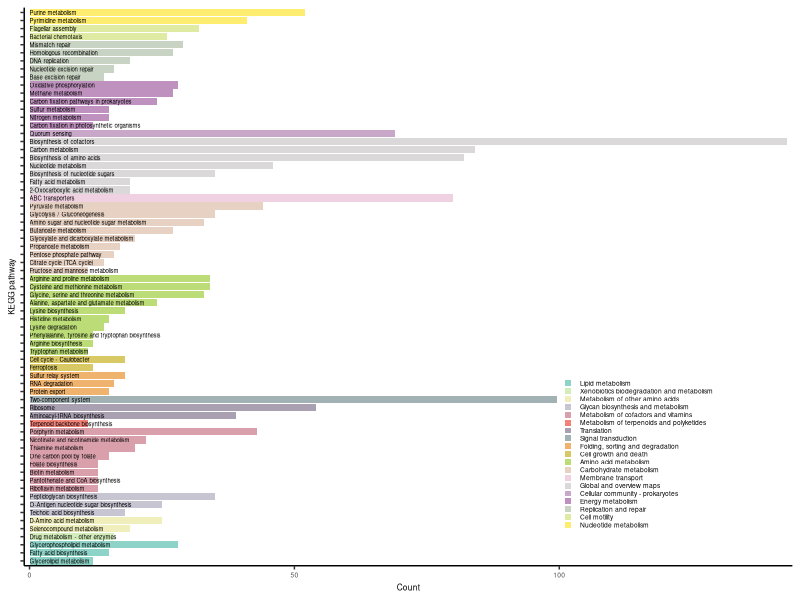
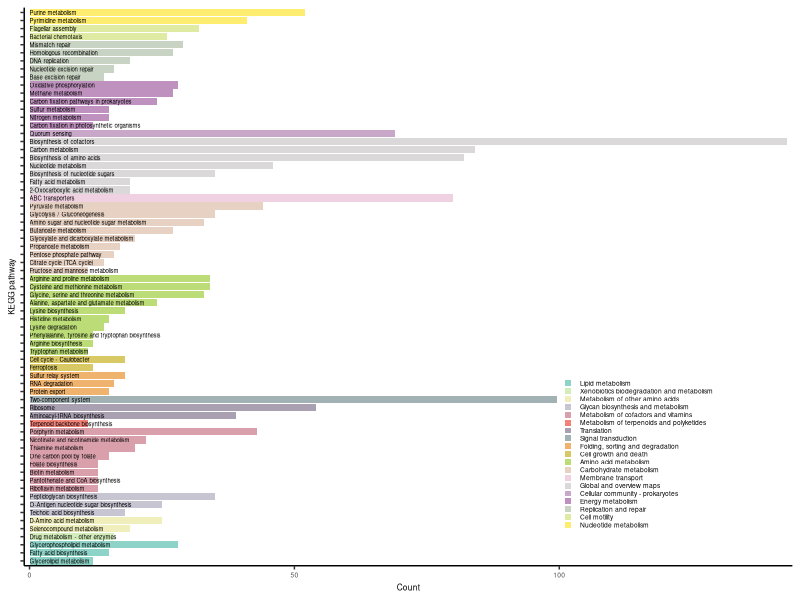

Here is the R script that generated these plots, in order:
setwd("E:/博士2023-2025/课题/Mettl3/10.C.sulf/全基因组测序/customer_backup/function_annotation/01.general_database_annotation/03.kegg_annotation")
data=read.csv("./kegg_pathway_anno.csv")

data=data[order(data$Gene_number,decreasing = F),]
data$KEGG_pathway.level.2=factor(data$KEGG_pathway.level.2,levels = unique(data$KEGG_pathway.level.2))
data=data[order(data$KEGG_pathway.level.2),]
data$X.pathway=factor(data$X.pathway,levels = unique(data$X.pathway))
data=data[data$Gene_number>10,]

library(ggplot2)
library(RColorBrewer)
ggplot(data,aes(y=X.pathway,x=Gene_number,))+
  geom_col(aes(fill=KEGG_pathway.level.2))+
  scale_fill_manual(values = colorRampPalette(brewer.pal(12,"Set3"))(19)#c("#E1C092","#A3C9DC","#C6B0D1")
                    )+
  labs(x="Count",y="KEGG pathway")+
  geom_text(
    data = data,
    aes(y = X.pathway, x = 0, label = X.pathway),
    # angle = 90,          # 文字垂直旋转
    hjust = 0,            # 对齐方式，使文字从底部开始
    vjust = 0.5,
    size = 1.5            # 调整字号以适应图大小
  ) +
  scale_x_continuous(expand = c(0,1))+
  theme(text = element_text(size = 6),
        axis.text.y = element_blank(),axis.line = element_line(),
        panel.background = element_blank(),
        panel.grid = element_blank(),
        # panel.border = element_rect(fill = NULL),
        legend.position="inside",
        legend.position.inside = c(0.8,0.2),
        legend.title = element_blank(),
        legend.key.size = unit(0.2,"cm"))
ggsave("E:/博士2023-2025/课题/Mettl3/10.C.sulf/全基因组测序/KEGG.pdf",width = 8/2.54,height = 16/2.54)
